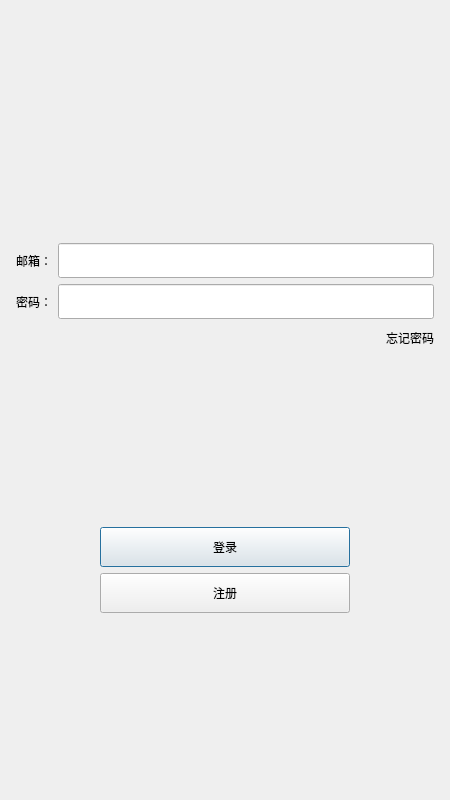
<?xml version="1.0" encoding="UTF-8"?>
<ui version="4.0">
 <class>LoginDialog</class>
 <widget class="QDialog" name="LoginDialog">
  <property name="geometry">
   <rect>
    <x>0</x>
    <y>0</y>
    <width>450</width>
    <height>800</height>
   </rect>
  </property>
  <property name="minimumSize">
   <size>
    <width>450</width>
    <height>800</height>
   </size>
  </property>
  <property name="maximumSize">
   <size>
    <width>450</width>
    <height>800</height>
   </size>
  </property>
  <property name="windowTitle">
   <string>Dialog</string>
  </property>
  <layout class="QVBoxLayout" name="verticalLayout_2">
   <item>
    <layout class="QVBoxLayout" name="verticalLayout">
     <property name="leftMargin">
      <number>5</number>
     </property>
     <property name="topMargin">
      <number>5</number>
     </property>
     <property name="rightMargin">
      <number>5</number>
     </property>
     <property name="bottomMargin">
      <number>5</number>
     </property>
     <item>
      <spacer name="verticalSpacer">
       <property name="orientation">
        <enum>Qt::Vertical</enum>
       </property>
       <property name="sizeHint" stdset="0">
        <size>
         <width>20</width>
         <height>40</height>
        </size>
       </property>
      </spacer>
     </item>
     <item>
      <widget class="QWidget" name="widget" native="true">
       <property name="minimumSize">
        <size>
         <width>0</width>
         <height>50</height>
        </size>
       </property>
       <layout class="QGridLayout" name="gridLayout">
        <item row="0" column="0">
         <widget class="QLabel" name="errTip">
          <property name="text">
           <string/>
          </property>
          <property name="alignment">
           <set>Qt::AlignCenter</set>
          </property>
         </widget>
        </item>
       </layout>
      </widget>
     </item>
     <item>
      <layout class="QHBoxLayout" name="horizontalLayout">
       <item>
        <widget class="QLabel" name="emailLabel">
         <property name="text">
          <string>邮箱：</string>
         </property>
        </widget>
       </item>
       <item>
        <widget class="QLineEdit" name="emailEdit">
         <property name="minimumSize">
          <size>
           <width>0</width>
           <height>35</height>
          </size>
         </property>
         <property name="maximumSize">
          <size>
           <width>16777215</width>
           <height>35</height>
          </size>
         </property>
        </widget>
       </item>
      </layout>
     </item>
     <item>
      <layout class="QHBoxLayout" name="horizontalLayout_2">
       <item>
        <widget class="QLabel" name="passwordLabel">
         <property name="minimumSize">
          <size>
           <width>0</width>
           <height>25</height>
          </size>
         </property>
         <property name="maximumSize">
          <size>
           <width>16777215</width>
           <height>25</height>
          </size>
         </property>
         <property name="text">
          <string>密码：</string>
         </property>
        </widget>
       </item>
       <item>
        <widget class="QLineEdit" name="passwordEdit">
         <property name="minimumSize">
          <size>
           <width>0</width>
           <height>35</height>
          </size>
         </property>
         <property name="maximumSize">
          <size>
           <width>10000</width>
           <height>35</height>
          </size>
         </property>
        </widget>
       </item>
      </layout>
     </item>
     <item>
      <layout class="QHBoxLayout" name="horizontalLayout_3">
       <item>
        <spacer name="horizontalSpacer">
         <property name="orientation">
          <enum>Qt::Horizontal</enum>
         </property>
         <property name="sizeHint" stdset="0">
          <size>
           <width>40</width>
           <height>20</height>
          </size>
         </property>
        </spacer>
       </item>
       <item>
        <widget class="ClickedLabel" name="forgetLabel">
         <property name="minimumSize">
          <size>
           <width>0</width>
           <height>25</height>
          </size>
         </property>
         <property name="maximumSize">
          <size>
           <width>16777215</width>
           <height>25</height>
          </size>
         </property>
         <property name="text">
          <string>忘记密码</string>
         </property>
        </widget>
       </item>
      </layout>
     </item>
     <item>
      <spacer name="verticalSpacer_2">
       <property name="orientation">
        <enum>Qt::Vertical</enum>
       </property>
       <property name="sizeHint" stdset="0">
        <size>
         <width>20</width>
         <height>20</height>
        </size>
       </property>
      </spacer>
     </item>
     <item>
      <layout class="QHBoxLayout" name="horizontalLayout_4">
       <item>
        <spacer name="horizontalSpacer_2">
         <property name="orientation">
          <enum>Qt::Horizontal</enum>
         </property>
         <property name="sizeHint" stdset="0">
          <size>
           <width>40</width>
           <height>20</height>
          </size>
         </property>
        </spacer>
       </item>
       <item>
        <widget class="QPushButton" name="loginBtn">
         <property name="minimumSize">
          <size>
           <width>250</width>
           <height>40</height>
          </size>
         </property>
         <property name="maximumSize">
          <size>
           <width>250</width>
           <height>40</height>
          </size>
         </property>
         <property name="text">
          <string>登录</string>
         </property>
        </widget>
       </item>
       <item>
        <spacer name="horizontalSpacer_3">
         <property name="orientation">
          <enum>Qt::Horizontal</enum>
         </property>
         <property name="sizeHint" stdset="0">
          <size>
           <width>40</width>
           <height>20</height>
          </size>
         </property>
        </spacer>
       </item>
      </layout>
     </item>
     <item>
      <layout class="QHBoxLayout" name="horizontalLayout_5">
       <item>
        <spacer name="horizontalSpacer_5">
         <property name="orientation">
          <enum>Qt::Horizontal</enum>
         </property>
         <property name="sizeHint" stdset="0">
          <size>
           <width>40</width>
           <height>20</height>
          </size>
         </property>
        </spacer>
       </item>
       <item>
        <widget class="QPushButton" name="registerBtn">
         <property name="minimumSize">
          <size>
           <width>250</width>
           <height>40</height>
          </size>
         </property>
         <property name="maximumSize">
          <size>
           <width>250</width>
           <height>40</height>
          </size>
         </property>
         <property name="text">
          <string>注册</string>
         </property>
        </widget>
       </item>
       <item>
        <spacer name="horizontalSpacer_4">
         <property name="orientation">
          <enum>Qt::Horizontal</enum>
         </property>
         <property name="sizeHint" stdset="0">
          <size>
           <width>40</width>
           <height>20</height>
          </size>
         </property>
        </spacer>
       </item>
      </layout>
     </item>
     <item>
      <spacer name="verticalSpacer_3">
       <property name="orientation">
        <enum>Qt::Vertical</enum>
       </property>
       <property name="sizeHint" stdset="0">
        <size>
         <width>20</width>
         <height>40</height>
        </size>
       </property>
      </spacer>
     </item>
    </layout>
   </item>
  </layout>
 </widget>
 <customwidgets>
  <customwidget>
   <class>ClickedLabel</class>
   <extends>QLabel</extends>
   <header location="global">clickedlabel.h</header>
  </customwidget>
 </customwidgets>
 <resources/>
 <connections/>
</ui>
